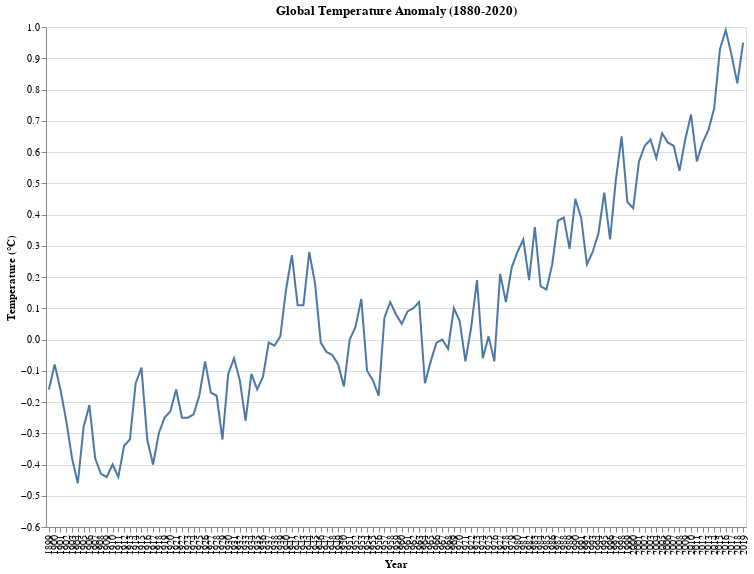

Here is the notebook cell this chart was saved with:
### Markdown cell above
That looks alright! Let's play around with some of the chart properties so it looks less stretched.

### Code cell
# Adjust the scale by setting a width and height

### Figure 1 — Vega-Lite specification as saved in the notebook (floating-point values rounded to 4 significant figures)
{"config": {"view": {"continuousWidth": 400, "continuousHeight": 300}}, "data": {"name": "data-d34bf5c074fdf6d6809f3a3ab3952e59"}, "mark": "line", "encoding": {"x": {"field": "Year", "type": "ordinal"}, "y": {"field": "Temperature (°C)", "type": "quantitative"}}, "height": 500, "title": "Global Temperature Anomaly (1880-2020)", "width": 700, "$schema": "https://vega.github.io/schema/vega-lite/v4.17.0.json", "datasets": {"data-d34bf5c074fdf6d6809f3a3ab3952e59": [{"Temperature (°C)": -0.16, "Year": "1899"}, {"Temperature (°C)": -0.08, "Year": "1900"}, {"Temperature (°C)": -0.16, "Year": "1901"}, {"Temperature (°C)": -0.26, "Year": "1902"}, {"Temperature (°C)": -0.38, "Year": "1903"}, {"Temperature (°C)": -0.46, "Year": "1904"}, {"Temperature (°C)": -0.28, "Year": "1905"}, {"Temperature (°C)": -0.21, "Year": "1906"}, {"Temperature (°C)": -0.38, "Year": "1907"}, {"Temperature (°C)": -0.43, "Year": "1908"}, {"Temperature (°C)": -0.44, "Year": "1909"}, {"Temperature (°C)": -0.4, "Year": "1910"}, {"Temperature (°C)": -0.44, "Year": "1911"}, {"Temperature (°C)": -0.34, "Year": "1912"}, {"Temperature (°C)": -0.32, "Year": "1913"}, {"Temperature (°C)": -0.14, "Year": "1914"}, {"Temperature (°C)": -0.09, "Year": "1915"}, {"Temperature (°C)": -0.32, "Year": "1916"}, {"Temperature (°C)": -0.4, "Year": "1917"}, {"Temperature (°C)": -0.3, "Year": "1918"}, {"Temperature (°C)": -0.25, "Year": "1919"}, {"Temperature (°C)": -0.23, "Year": "1920"}, {"Temperature (°C)": -0.16, "Year": "1921"}, {"Temperature (°C)": -0.25, "Year": "1922"}, {"Temperature (°C)": -0.25, "Year": "1923"}, {"Temperature (°C)": -0.24, "Year": "1924"}, {"Temperature (°C)": -0.18, "Year": "1925"}, {"Temperature (°C)": -0.07, "Year": "1926"}, {"Temperature (°C)": -0.17, "Year": "1927"}, {"Temperature (°C)": -0.18, "Year": "1928"}, {"Temperature (°C)": -0.32, "Year": "1929"}, {"Temperature (°C)": -0.11, "Year": "1930"}, {"Temperature (°C)": -0.06, "Year": "1931"}, {"Temperature (°C)": -0.13, "Year": "1932"}, {"Temperature (°C)": -0.26, "Year": "1933"}, {"Temperature (°C)": -0.11, "Year": "1934"}, {"Temperature (°C)": -0.16, "Year": "1935"}, {"Temperature (°C)": -0.12, "Year": "1936"}, {"Temperature (°C)": -0.01, "Year": "1937"}, {"Temperature (°C)": -0.02, "Year": "1938"}, {"Temperature (°C)": 0.01, "Year": "1939"}, {"Temperature (°C)": 0.16, "Year": "1940"}, {"Temperature (°C)": 0.27, "Year": "1941"}, {"Temperature (°C)": 0.11, "Year": "1942"}, {"Temperature (°C)": 0.11, "Year": "1943"}, {"Temperature (°C)": 0.28, "Year": "1944"}, {"Temperature (°C)": 0.18, "Year": "1945"}, {"Temperature (°C)": -0.01, "Year": "1946"}, {"Temperature (°C)": -0.04, "Year": "1947"}, {"Temperature (°C)": -0.05, "Year": "1948"}, {"Temperature (°C)": -0.08, "Year": "1949"}, {"Temperature (°C)": -0.15, "Year": "1950"}, {"Temperature (°C)": 0.0, "Year": "1951"}, {"Temperature (°C)": 0.04, "Year": "1952"}, {"Temperature (°C)": 0.13, "Year": "1953"}, {"Temperature (°C)": -0.1, "Year": "1954"}, {"Temperature (°C)": -0.13, "Year": "1955"}, {"Temperature (°C)": -0.18, "Year": "1956"}, {"Temperature (°C)": 0.07, "Year": "1957"}, {"Temperature (°C)": 0.12, "Year": "1958"}, {"Temperature (°C)": 0.08, "Year": "1959"}, {"Temperature (°C)": 0.05, "Year": "1960"}, {"Temperature (°C)": 0.09, "Year": "1961"}, {"Temperature (°C)": 0.1, "Year": "1962"}, {"Temperature (°C)": 0.12, "Year": "1963"}, {"Temperature (°C)": -0.14, "Year": "1964"}, {"Temperature (°C)": -0.07, "Year": "1965"}, {"Temperature (°C)": -0.01, "Year": "1966"}, {"Temperature (°C)": 0.0, "Year": "1967"}, {"Temperature (°C)": -0.03, "Year": "1968"}, {"Temperature (°C)": 0.1, "Year": "1969"}, {"Temperature (°C)": 0.06, "Year": "1970"}, {"Temperature (°C)": -0.07, "Year": "1971"}, {"Temperature (°C)": 0.04, "Year": "1972"}, {"Temperature (°C)": 0.19, "Year": "1973"}, {"Temperature (°C)": -0.06, "Year": "1974"}, {"Temperature (°C)": 0.01, "Year": "1975"}, {"Temperature (°C)": -0.07, "Year": "1976"}, {"Temperature (°C)": 0.21, "Year": "1977"}, {"Temperature (°C)": 0.12, "Year": "1978"}, {"Temperature (°C)": 0.23, "Year": "1979"}, {"Temperature (°C)": 0.28, "Year": "1980"}, {"Temperature (°C)": 0.32, "Year": "1981"}, {"Temperature (°C)": 0.19, "Year": "1982"}, {"Temperature (°C)": 0.36, "Year": "1983"}, {"Temperature (°C)": 0.17, "Year": "1984"}, {"Temperature (°C)": 0.16, "Year": "1985"}, {"Temperature (°C)": 0.24, "Year": "1986"}, {"Temperature (°C)": 0.38, "Year": "1987"}, {"Temperature (°C)": 0.39, "Year": "1988"}, {"Temperature (°C)": 0.29, "Year": "1989"}, {"Temperature (°C)": 0.45, "Year": "1990"}, {"Temperature (°C)": 0.39, "Year": "1991"}, {"Temperature (°C)": 0.24, "Year": "1992"}, {"Temperature (°C)": 0.28, "Year": "1993"}, {"Temperature (°C)": 0.34, "Year": "1994"}, {"Temperature (°C)": 0.47, "Year": "1995"}, {"Temperature (°C)": 0.32, "Year": "1996"}, {"Temperature (°C)": 0.51, "Year": "1997"}, {"Temperature (°C)": 0.65, "Year": "1998"}, {"Temperature (°C)": 0.44, "Year": "1999"}, {"Temperature (°C)": 0.42, "Year": "2000"}, {"Temperature (°C)": 0.57, "Year": "2001"}, {"Temperature (°C)": 0.62, "Year": "2002"}, {"Temperature (°C)": 0.64, "Year": "2003"}, {"Temperature (°C)": 0.58, "Year": "2004"}, {"Temperature (°C)": 0.66, "Year": "2005"}, {"Temperature (°C)": 0.63, "Year": "2006"}, {"Temperature (°C)": 0.62, "Year": "2007"}, {"Temperature (°C)": 0.54, "Year": "2008"}, {"Temperature (°C)": 0.64, "Year": "2009"}, {"Temperature (°C)": 0.72, "Year": "2010"}, {"Temperature (°C)": 0.57, "Year": "2011"}, {"Temperature (°C)": 0.63, "Year": "2012"}, {"Temperature (°C)": 0.67, "Year": "2013"}, {"Temperature (°C)": 0.74, "Year": "2014"}, {"Temperature (°C)": 0.93, "Year": "2015"}, {"Temperature (°C)": 0.99, "Year": "2016"}, {"Temperature (°C)": 0.91, "Year": "2017"}, {"Temperature (°C)": 0.82, "Year": "2018"}, {"Temperature (°C)": 0.95, "Year": "2019"}]}}
